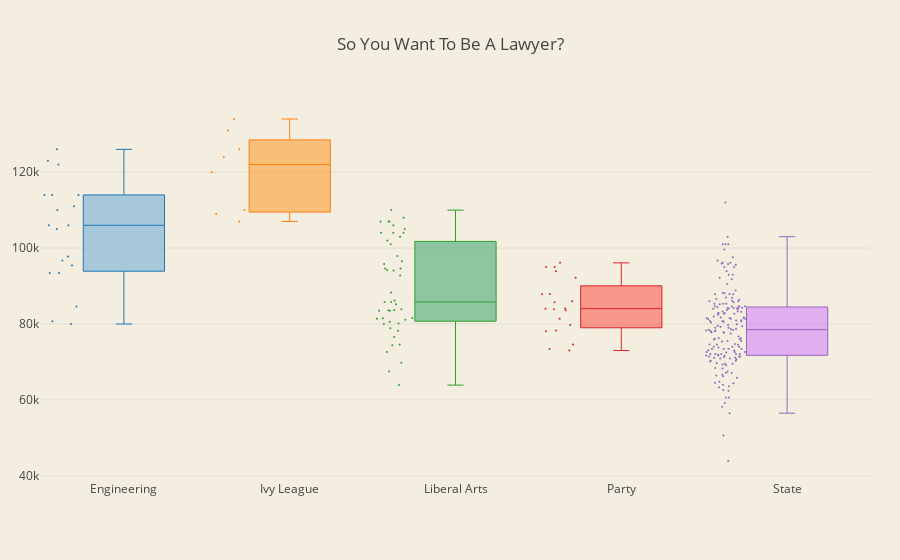

Notebook code for this chart:
### Markdown cell above
### 3.2. So You Want To Be A Lawyer?
<a id="want_to_be_lawyer"></a>

### Code cell
group_by_type = college.groupby("type")

x_data = []
y_data = []

colors = ['rgba(93, 164, 214, 0.5)', 
          'rgba(255, 144, 14, 0.5)', 
          'rgba(44, 160, 101, 0.5)', 
          'rgba(255, 65, 54, 0.5)', 
          'rgba(207, 114, 255, 0.5)']

for uni_type, uni_group in group_by_type:
    x_data.append(uni_type)
    y_data.append(uni_group["mid_p50"])

traces = []

for xd, yd, cls in zip(x_data, y_data, colors):
        traces.append(go.Box(
            y=yd,
            name=xd,
            boxpoints='all',
            jitter=0.5,
            whiskerwidth=0.2,
            fillcolor=cls,
            marker=dict(
                size=2,
            ),
            line=dict(width=1),
        ))

layout = go.Layout(
    title='So You Want To Be A Lawyer?',
    margin=dict(
        l=40,
        r=30,
        b=80,
        t=100,
    ),
    paper_bgcolor='rgb(244, 238, 225)',
    plot_bgcolor='rgb(244, 238, 225)',
    showlegend=False
)

fig = go.Figure(data=traces, layout=layout)
py.iplot(fig)

### Figure 1 — Plotly figure (JSON) as saved in the notebook; plotly's stock layout.template omitted (floating-point values rounded to 4 significant figures; data arrays with more than 128 entries replaced by an {"elided": "..."} marker saying what was removed)
{"data": [{"boxpoints": "all", "fillcolor": "rgba(93, 164, 214, 0.5)", "jitter": 0.5, "line": {"width": 1}, "marker": {"size": 2}, "name": "Engineering", "type": "box", "whiskerwidth": 0.2, "y": [126000, 123000, 122000, 114000, 114000, 114000, 111000, 110000, 106000, 106000, 105000, 97800, 96700, 95400, 93400, 93400, 84600, 80700, 80000]}, {"boxpoints": "all", "fillcolor": "rgba(255, 144, 14, 0.5)", "jitter": 0.5, "line": {"width": 1}, "marker": {"size": 2}, "name": "Ivy League", "type": "box", "whiskerwidth": 0.2, "y": [134000, 131000, 126000, 124000, 120000, 110000, 109000, 107000]}, {"boxpoints": "all", "fillcolor": "rgba(44, 160, 101, 0.5)", "jitter": 0.5, "line": {"width": 1}, "marker": {"size": 2}, "name": "Liberal Arts", "type": "box", "whiskerwidth": 0.2, "y": [110000, 108000, 107000, 107000, 107000, 106000, 105000, 104000, 104000, 104000, 103000, 102000, 101000, 97900, 96500, 95800, 94600, 94600, 94200, 94100, 92800, 88300, 86200, 85800, 85800, 85200, 83900, 83700, 83600, 83500, 83500, 81600, 81500, 81400, 81100, 80600, 80100, 80000, 78900, 78200, 76600, 74600, 74400, 72600, 69800, 67500, 63900]}, {"boxpoints": "all", "fillcolor": "rgba(255, 65, 54, 0.5)", "jitter": 0.5, "line": {"width": 1}, "marker": {"size": 2}, "name": "Party", "type": "box", "whiskerwidth": 0.2, "y": [96100, 95000, 95000, 93900, 92200, 87900, 87800, 86000, 85700, 84100, 84000, 83900, 83600, 81400, 79700, 78300, 78100, 74600, 73400, 73000]}, {"boxpoints": "all", "fillcolor": "rgba(207, 114, 255, 0.5)", "jitter": 0.5, "line": {"width": 1}, "marker": {"size": 2}, "name": "State", "type": "box", "whiskerwidth": 0.2, "y": {"elided": "175 int values"}}], "layout": {"margin": {"b": 80, "l": 40, "r": 30, "t": 100}, "paper_bgcolor": "rgb(244, 238, 225)", "plot_bgcolor": "rgb(244, 238, 225)", "showlegend": false, "title": "So You Want To Be A Lawyer?"}}
